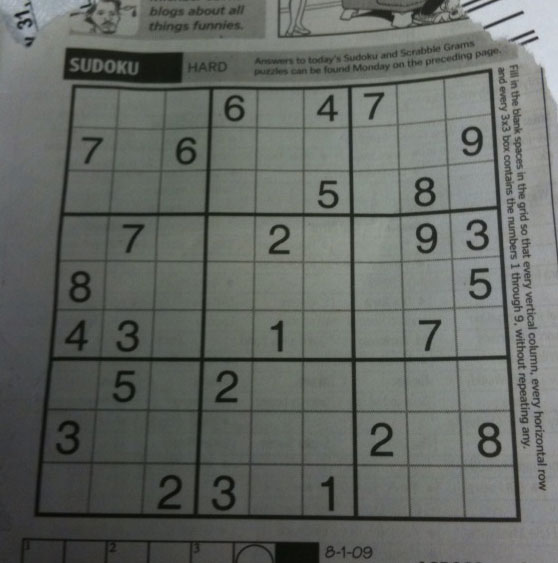
#> input picture res/sudoku.png, 558 x 563 px
$ python 18_AThresholdingInteractive.py
#> lines starting #> are read from the running program, lines starting #| are printed output that depends on the picture; after the words box and inside, x2 and y2 are one past the last pixel; in counts of white or black regions, pixels touching at a corner belong together
import cv2

# enter the path to the image
imgPath = "res/sudoku.png"  # "res/gradient.png"


def nothing(x):
    pass


cv2.namedWindow("Original Image")
cv2.namedWindow("Threshold Image")
cv2.createTrackbar("Adaptive Method", "Threshold Image", 0, 1, nothing)
cv2.createTrackbar("Threshold Type", "Threshold Image", 0, 1, nothing)  # seems like it only works with binary
cv2.createTrackbar("Block Size", "Threshold Image", 3, 100, nothing)
cv2.createTrackbar("C", "Threshold Image", 1, 50, nothing)

adaptive_method_dict = {
    0: cv2.ADAPTIVE_THRESH_MEAN_C,
    1: cv2.ADAPTIVE_THRESH_GAUSSIAN_C
}

threshold_type_dict = {
    0: cv2.THRESH_BINARY,
    1: cv2.THRESH_BINARY_INV,
    2: cv2.THRESH_TOZERO,
    3: cv2.THRESH_TOZERO_INV,
    4: cv2.THRESH_TRUNC
}

adaptive_name_dict = {
    0: "ADAPTIVE THRESH MEAN C",
    1: "ADAPTIVE THRESH GAUSSIAN C"
}

threshold_name_dict = {
    0: "BINARY",
    1: "BINARY INV",
    2: "TOZERO",
    3: "TOZERO INV",
    4: "TRUNC"
}

while True:
    # get image
    img = cv2.imread(imgPath, 0)
#> img: shape (563, 558); min 7, max 218, mean 101.8

    # get values from the track bar
    mtd = cv2.getTrackbarPos("Adaptive Method", "Threshold Image")
    typ = cv2.getTrackbarPos("Threshold Type", "Threshold Image")
    blk = cv2.getTrackbarPos("Block Size", "Threshold Image")   # should be an odd number and greater than 1
    if blk == 0:
        blk = 3
    else:
        blk = blk * 2 + 1
    c = cv2.getTrackbarPos("C", "Threshold Image")

    # get adaptive threshold image
    th = cv2.adaptiveThreshold(img, 255, adaptive_method_dict[mtd], threshold_type_dict[typ], blk, c)
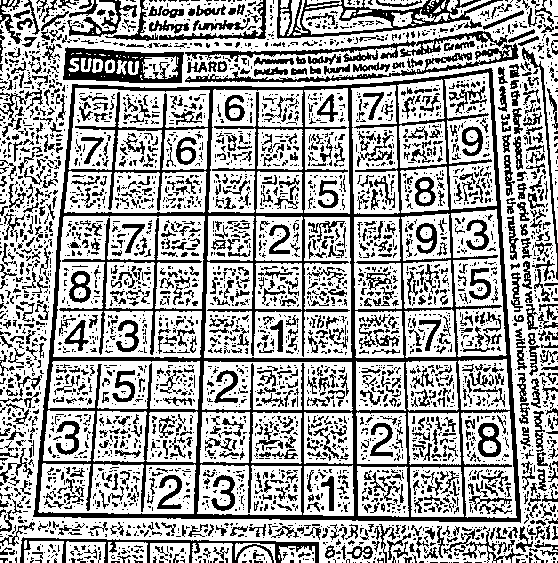
#> th: shape (563, 558); 65.3% white; 3903 black regions (2980 under 20 px), largest, box (x1, y1, x2, y2) and area: (33, 68, 521, 523) 27648, (277, 0, 503, 39) 2367, (63, 47, 184, 83) 2339

    # prepare adaptive threshold image
    font = cv2.FONT_HERSHEY_SIMPLEX
    th = cv2.putText(th, adaptive_name_dict[mtd], (10, 20), font, 0.4, (0, 0, 0), 1, cv2.LINE_AA)
    th = cv2.putText(th, threshold_name_dict[typ], (10, 40), font, 0.4, (0, 0, 0), 1, cv2.LINE_AA)
    th = cv2.putText(th, "Block Size: "+str(blk), (10, 60), font, 0.4, (0, 0, 0), 1, cv2.LINE_AA)
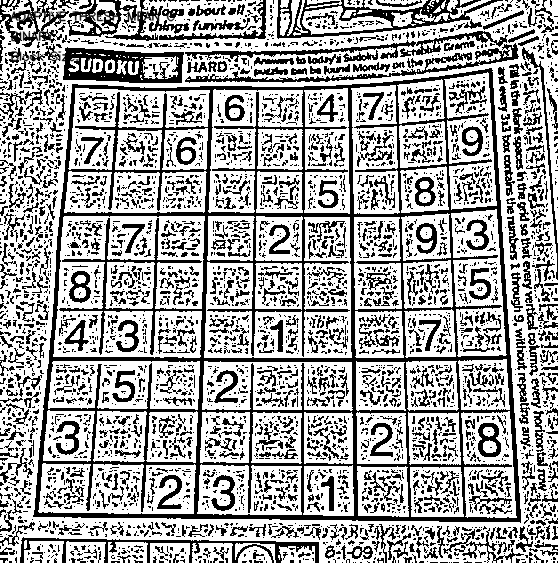
#> th: shape (563, 558); min 0, max 255, mean 166
    th = cv2.putText(th, "C: "+str(c), (10, 80), font, 0.4, (0, 0, 0), 1, cv2.LINE_AA)
#> th: shape (563, 558); 0.02% of pixels changed, all inside (x1, y1, x2, y2) = (10, 71, 35, 82)

    # viewing the results
    cv2.imshow("Original Image", img)
    cv2.imshow("Threshold Image", th)

    # printing to the console
    print("-----------------------------------------------")
    print("Adaptive Method :", adaptive_method_dict[mtd])
    print("Threshold Type  :", threshold_type_dict[typ])
    print("Block Size      :", blk)
    print("Constant C      :", c)
    print("-----------------------------------------------")

    key = cv2.waitKey(1)
#> (key Esc is pressed here)
    if key == 27:
        break

cv2.destroyAllWindows()
